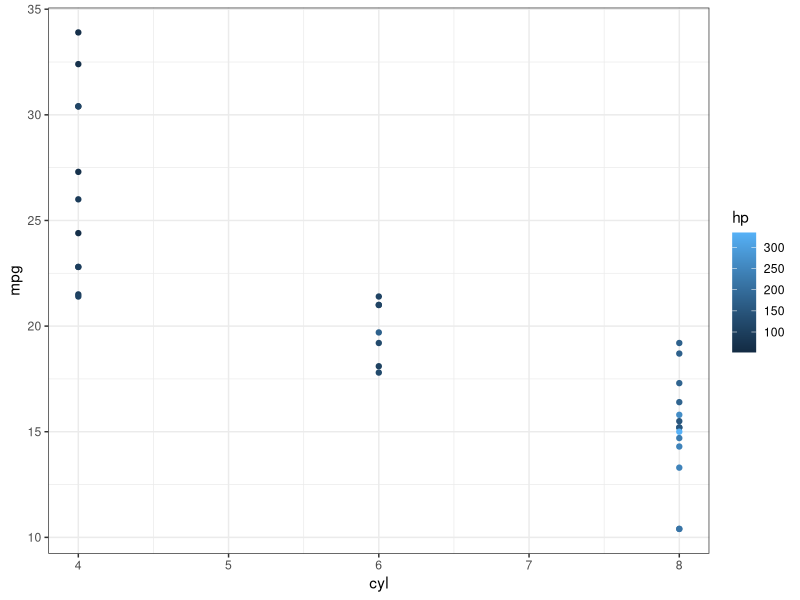

Write R code to recreate this figure.
## ---- chunk 1
knitr::opts_chunk$set(echo = T)
## ---- chunk 2

library(knitr)

# Primero creamos el data frame

A=data.frame(Columna1=c("a","a","a","a","a"),
             Columna2=c("b","b","b","b","b"),
             Columna3=c("c","c","c","c","c"))
# Y luego simplemente uso

kable(A, caption="Caption para tu tabla")
## ---- chunk 3

# hacemos el modelo:

mod1=lm(mpg~cyl, data=mtcars)


## ---- chunk 4

library(ggplot2)

ggplot(mtcars, aes(cyl, mpg, color=hp))+
  geom_point()+
  theme_bw()

